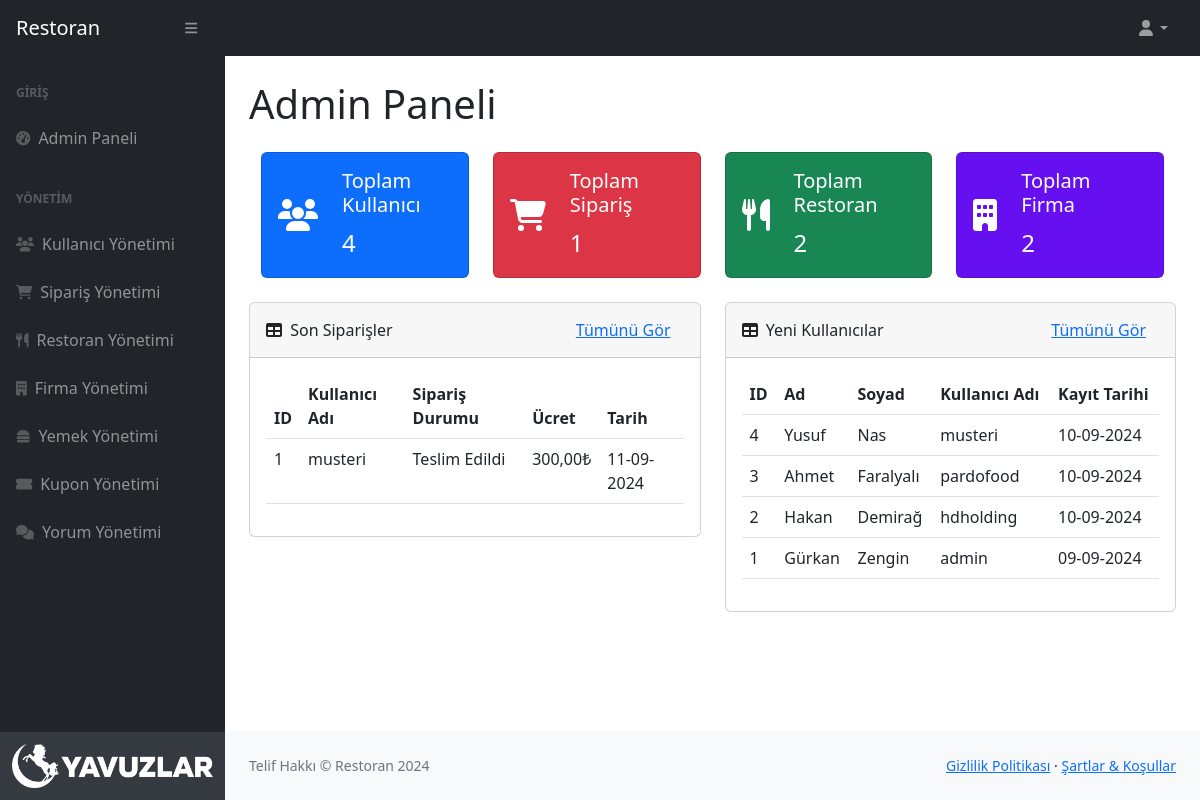
/admin/index.php (signed in), run on the app's committed database.
### tables this page shows
CREATE TABLE `order` (
  `id` int NOT NULL,
  `user_id` int DEFAULT NULL,
  `order_status` text NOT NULL,
  `total_price` decimal(10,2) NOT NULL,
  `created_at` timestamp NULL DEFAULT CURRENT_TIMESTAMP
);

CREATE TABLE `users` (
  `id` int NOT NULL,
  `company_id` int DEFAULT NULL,
  `role` enum('admin','owner','user') NOT NULL,
  `name` varchar(100) NOT NULL,
  `surname` varchar(100) NOT NULL,
  `username` varchar(100) NOT NULL,
  `password` varchar(255) NOT NULL,
  `balance` decimal(10,2) DEFAULT '5000.00',
  `created_at` timestamp NULL DEFAULT CURRENT_TIMESTAMP,
  `deleted_at` timestamp NULL DEFAULT NULL,
  `image_path` text
);

### admin/index.php (the view, shortened to what this page needs)
<?php
require '../db.php';
$totalUsers = $totalOrders = $totalRestaurants = $totalCompanies = 0;
try {
    $stmt = $pdo->query("SELECT COUNT(*) FROM users");
    $totalUsers = $stmt->fetchColumn();
    $stmt = $pdo->query("SELECT COUNT(*) FROM `order`");
    $totalOrders = $stmt->fetchColumn();
    $stmt = $pdo->query("SELECT COUNT(*) FROM restaurant");
    $totalRestaurants = $stmt->fetchColumn();
    $stmt = $pdo->query("SELECT COUNT(*) FROM company");
    $totalCompanies = $stmt->fetchColumn();
} catch (PDOException $e) {
    echo "<script src='https://cdn.jsdelivr.net/npm/sweetalert2@11'></script>
          <script>
            Swal.fire({
                title: 'Hata!',
                text: 'Bir hata oluştu: " . $e->getMessage() . "',
                icon: 'error',
                confirmButtonText: 'Tamam'
            });
          </script>";
}
?>
<!DOCTYPE html>
<html lang="en">
  <head>
    <link href="../css/styles.css" rel="stylesheet" />
  </head>
  <body class="sb-nav-fixed">
  <?php require 'layout/sidebar.php' ?>
      <div id="layoutSidenav_content">
        <main>
        <div class="container-fluid px-4">
        <h1 class="my-4">Admin Paneli</h1>
        <div class="container">
            <div class="row">
                <div class="col-lg-3 col-md-6">
                    <div class="card bg-primary text-white mb-4">
                        <div class="card-body d-flex align-items-center">
                            <i class="fas fa-users fs-2 me-4"></i>
                            <div>
                                <h5 class="card-title">Toplam Kullanıcı</h5>
                                <p class="card-text fs-4" id="total-users"><?php echo $totalUsers; ?></p>
                            </div>
                        </div>
                    </div>
                </div>
                <div class="col-lg-3 col-md-6">
                    <div class="card bg-danger text-white mb-4">
                        <div class="card-body d-flex align-items-center">
                            <i class="fas fa-shopping-cart fs-2 me-4"></i>
                            <div>
                                <h5 class="card-title">Toplam Sipariş</h5>
                                <p class="card-text fs-4" id="total-orders"><?php echo $totalOrders; ?></p>
                            </div>
                        </div>
                    </div>
                </div>
                <div class="col-lg-3 col-md-6">
                    <div class="card bg-success text-white mb-4">
                        <div class="card-body d-flex align-items-center">
                            <i class="fas fa-utensils fs-2 me-4"></i>
                            <div>
                                <h5 class="card-title">Toplam Restoran</h5>
                                <p class="card-text fs-4" id="total-restaurants"><?php echo $totalRestaurants; ?></p>
                            </div>
                        </div>
                    </div>
                </div>
                <div class="col-lg-3 col-md-6">
                    <div class="card bg-indigo text-white mb-4">
                        <div class="card-body d-flex align-items-center">
                            <i class="fas fa-building fs-2 me-4"></i>
                            <div>
                                <h5 class="card-title">Toplam Firma</h5>
                                <p class="card-text fs-4" id="total-companies"><?php echo $totalCompanies; ?></p>
                            </div>
                        </div>
                    </div>
                </div>
            </div>
        </div>
    </div>
    <div class="row px-4">
    <div class="col-xl-6">
        <div class="card mb-4">
            <div class="card-header d-flex justify-content-between align-items-center">
                <span><i class="fas fa-table me-1"></i> Son Siparişler</span>
                <a href="orders.php" class="btn btn-link">Tümünü Gör</a>
            </div>
            <div class="card-body">
                <table class="table">
                    <thead>
                        <tr>
                            <th>ID</th>
                            <th>Kullanıcı Adı</th>
                            <th>Sipariş Durumu</th>
                            <th>Ücret</th>
                            <th>Tarih</th>
                        </tr>
                    </thead>
                    <tbody>
                        <?php
                        try {
                            $ordersStmt = $pdo->query("SELECT order.id, users.username, order.order_status, order.total_price, order.created_at
                                                       FROM `order`
                                                       JOIN users ON order.user_id = users.id
                                                       ORDER BY order.created_at DESC
                                                       LIMIT 5");
                            $orders = $ordersStmt->fetchAll(PDO::FETCH_ASSOC);
                            foreach ($orders as $order):
                        ?>
                        <tr>
                            <td><?php echo htmlspecialchars($order['id']); ?></td>
                            <td><?php echo htmlspecialchars($order['username']); ?></td>
                            <td><?php echo htmlspecialchars($order['order_status']); ?></td>
                            <td><?php echo htmlspecialchars(number_format($order['total_price'], 2, ',', '.')) . '₺'; ?></td>
                            <td><?php echo htmlspecialchars(date('d-m-Y', strtotime($order['created_at']))); ?></td>
                        </tr>
                        <?php
                            endforeach;
                        } catch (PDOException $e) {
                            echo "<script src='https://cdn.jsdelivr.net/npm/sweetalert2@11'></script>
                                  <script>
                                    Swal.fire({
                                        title: 'Hata!',
                                        text: 'Bir hata oluştu: " . $e->getMessage() . "',
                                        icon: 'error',
                                        confirmButtonText: 'Tamam'
                                    });
                                  </script>";
                        }
                        ?>
                    </tbody>
                </table>
            </div>
        </div>
    </div>
    <div class="col-xl-6">
        <div class="card mb-4">
            <div class="card-header d-flex justify-content-between align-items-center">
                <span><i class="fas fa-table me-1"></i> Yeni Kullanıcılar</span>
                <a href="users.php" class="btn btn-link">Tümünü Gör</a>
            </div>
            <div class="card-body">
                <table class="table">
                    <thead>
                        <tr>
                            <th>ID</th>
                            <th>Ad</th>
                            <th>Soyad</th>
                            <th>Kullanıcı Adı</th>
                            <th>Kayıt Tarihi</th>
                        </tr>
                    </thead>
                    <tbody>
                        <?php
                        try {
                            $usersStmt = $pdo->query("SELECT id, name, surname, username, created_at
                                                      FROM users
                                                      ORDER BY created_at DESC
                                                      LIMIT 5");
                            $users = $usersStmt->fetchAll(PDO::FETCH_ASSOC);
                            foreach ($users as $user):
                        ?>
                        <tr>
                            <td><?php echo htmlspecialchars($user['id']); ?></td>
                            <td><?php echo htmlspecialchars($user['name']); ?></td>
                            <td><?php echo htmlspecialchars($user['surname']); ?></td>
                            <td><?php echo htmlspecialchars($user['username']); ?></td>
                            <td><?php echo htmlspecialchars(date('d-m-Y', strtotime($user['created_at']))); ?></td>
                        </tr>
                        <?php
                            endforeach;
                        } catch (PDOException $e) {
                            echo "<script src='https://cdn.jsdelivr.net/npm/sweetalert2@11'></script>
                                  <script>
                                    Swal.fire({
                                        title: 'Hata!',
                                        text: 'Bir hata oluştu: " . $e->getMessage() . "',
                                        icon: 'error',
                                        confirmButtonText: 'Tamam'
                                    });
                                  </script>";
                        }
                        ?>
                    </tbody>
                </table>
            </div>
        </div>
    </div>
</div>
        </main>
<?php require 'layout/footer.php' ?>
  </body>
</html>

### data on the page
order: id "1", user.username "musteri", order_status "Teslim Edildi", total_price "300,00", created_at "11-09-2024"
users: id "4", name "Yusuf", surname "Nas", username "musteri", created_at "10-09-2024"
users: id "3", name "Ahmet", surname "Faralyalı", username "pardofood", created_at "10-09-2024"
users: id "2", name "Hakan", surname "Demirağ", username "hdholding", created_at "10-09-2024"
users: id "1", name "Gürkan", surname "Zengin", username "admin", created_at "09-09-2024"

### other printed values
$totalUsers "4"
$totalOrders "1"
$totalRestaurants "2"
$totalCompanies "2"
